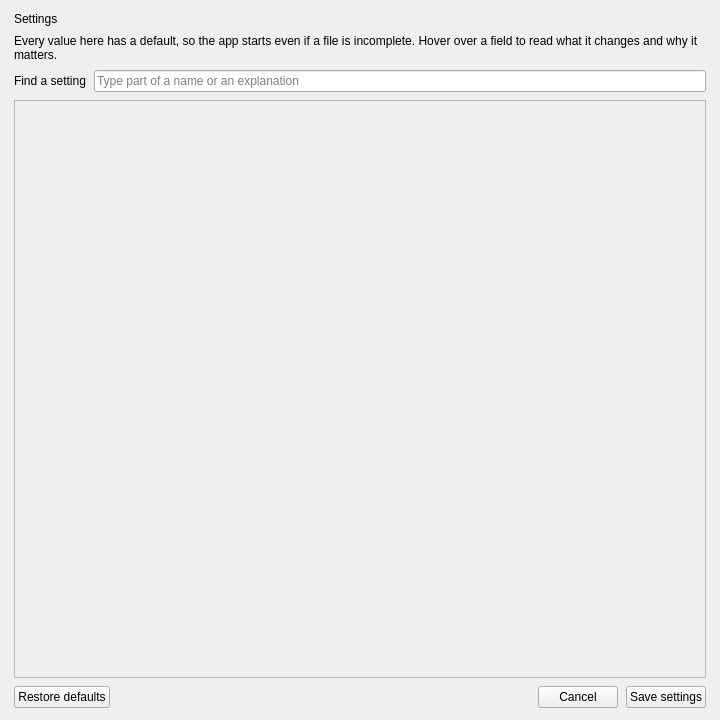
<?xml version="1.0" encoding="UTF-8"?>
<ui version="4.0">
 <class>SettingsDialog</class>
 <widget class="QWidget" name="SettingsDialog">
  <property name="geometry">
   <rect>
    <x>0</x>
    <y>0</y>
    <width>720</width>
    <height>720</height>
   </rect>
  </property>
  <property name="windowTitle">
   <string>Settings</string>
  </property>
  <layout class="QVBoxLayout" name="settingsLayout">
   <property name="spacing">
    <number>8</number>
   </property>
   <property name="leftMargin">
    <number>14</number>
   </property>
   <property name="topMargin">
    <number>12</number>
   </property>
   <property name="rightMargin">
    <number>14</number>
   </property>
   <property name="bottomMargin">
    <number>12</number>
   </property>
   <item>
    <widget class="QLabel" name="settingsTitle">
     <property name="role" stdset="0">
      <string>title</string>
     </property>
     <property name="text">
      <string>Settings</string>
     </property>
    </widget>
   </item>
   <item>
    <widget class="QLabel" name="settingsWhy">
     <property name="role" stdset="0">
      <string>hint</string>
     </property>
     <property name="wordWrap">
      <bool>true</bool>
     </property>
     <property name="text">
      <string>Every value here has a default, so the app starts even if a file is incomplete. Hover over a field to read what it changes and why it matters.</string>
     </property>
    </widget>
   </item>
   <item>
    <layout class="QHBoxLayout" name="filterRow">
     <item>
      <widget class="QLabel" name="filterCaption">
       <property name="text">
        <string>Find a setting</string>
       </property>
      </widget>
     </item>
     <item>
      <widget class="QLineEdit" name="filterEdit">
       <property name="placeholderText">
        <string>Type part of a name or an explanation</string>
       </property>
       <property name="clearButtonEnabled">
        <bool>true</bool>
       </property>
      </widget>
     </item>
    </layout>
   </item>
   <item>
    <widget class="QScrollArea" name="settingsScroll">
     <property name="widgetResizable">
      <bool>true</bool>
     </property>
     <property name="horizontalScrollBarPolicy">
      <enum>Qt::ScrollBarAlwaysOff</enum>
     </property>
     <widget class="QWidget" name="settingsFormHost">
      <layout class="QVBoxLayout" name="settingsFormLayout">
       <property name="spacing">
        <number>10</number>
       </property>
       <property name="leftMargin">
        <number>0</number>
       </property>
       <property name="topMargin">
        <number>0</number>
       </property>
       <property name="rightMargin">
        <number>0</number>
       </property>
       <property name="bottomMargin">
        <number>0</number>
       </property>
      </layout>
     </widget>
    </widget>
   </item>
   <item>
    <layout class="QHBoxLayout" name="settingsButtonRow">
     <item>
      <widget class="QPushButton" name="restoreDefaultsButton">
       <property name="text">
        <string>Restore defaults</string>
       </property>
       <property name="toolTip">
        <string>Puts every value back to the schema default. Nothing is saved until you press Save.</string>
       </property>
      </widget>
     </item>
     <item>
      <spacer name="settingsButtonSpacer">
       <property name="orientation">
        <enum>Qt::Horizontal</enum>
       </property>
       <property name="sizeHint" stdset="0">
        <size>
         <width>40</width>
         <height>20</height>
        </size>
       </property>
      </spacer>
     </item>
     <item>
      <widget class="QPushButton" name="cancelButton">
       <property name="text">
        <string>Cancel</string>
       </property>
      </widget>
     </item>
     <item>
      <widget class="QPushButton" name="saveButton">
       <property name="primary" stdset="0">
        <bool>true</bool>
       </property>
       <property name="text">
        <string>Save settings</string>
       </property>
      </widget>
     </item>
    </layout>
   </item>
  </layout>
 </widget>
 <resources/>
 <connections/>
</ui>
